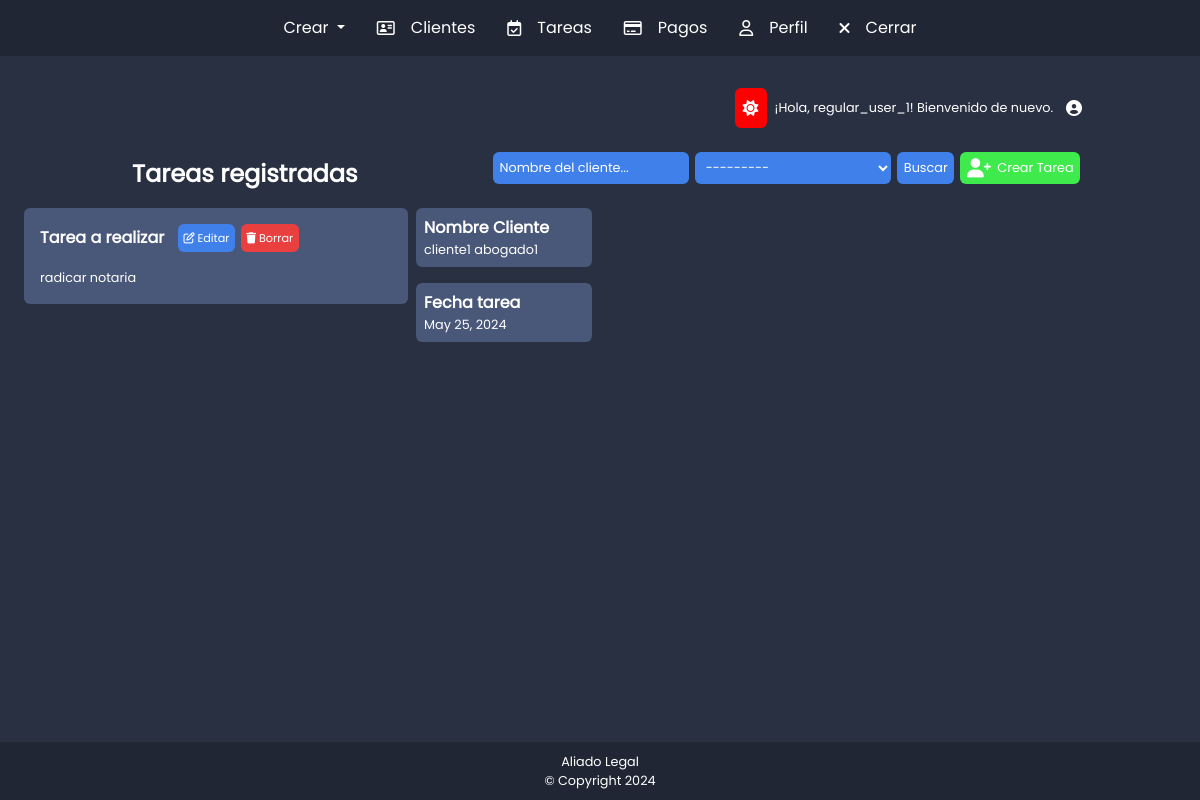
The page /schedule/ (signed in) on the database as committed earlier.
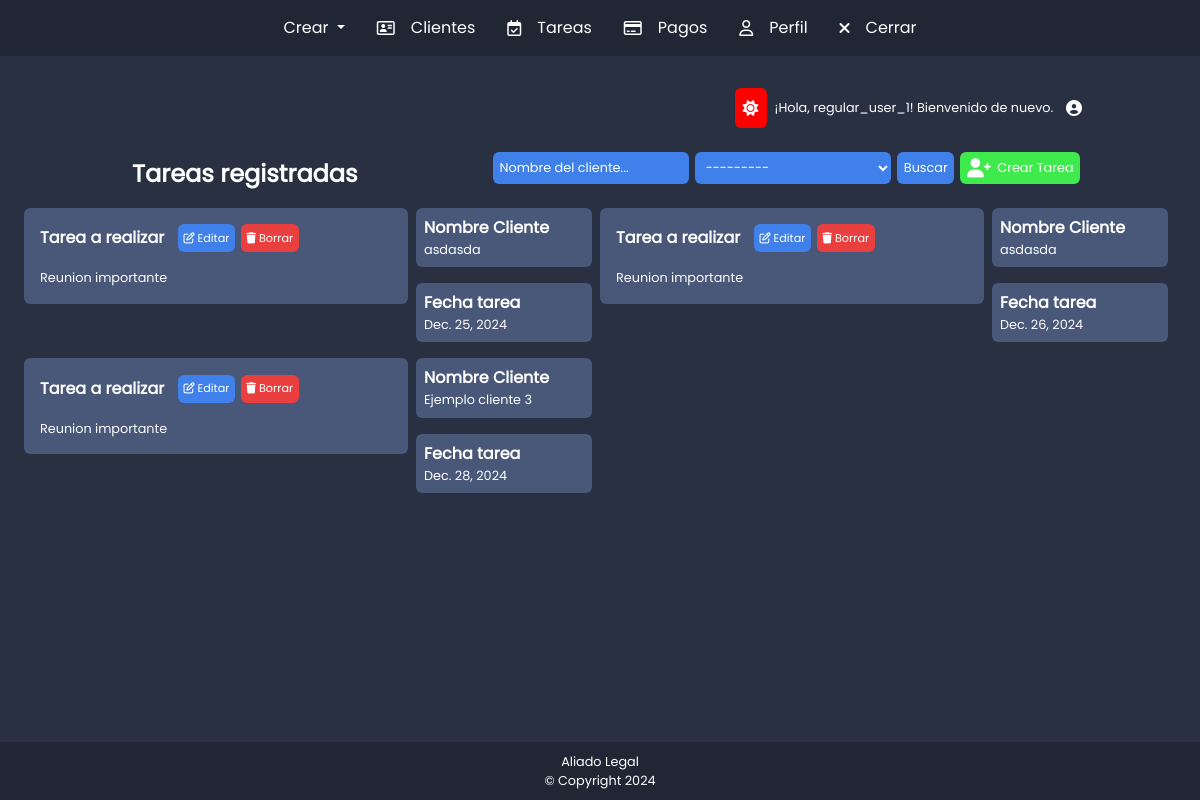
The same page on the database as committed later.
### schedule/models.py (models this page shows, shortened)
class Task(models.Model):
    cliente = models.ForeignKey(Cliente, on_delete=models.CASCADE, related_name='tasks')
    tarea = models.TextField()
    fecha_tarea = models.DateField()
    abogado = models.ForeignKey(User, on_delete=models.CASCADE, related_name='tasks')
    creada_en = models.DateTimeField(auto_now_add=True)
    class Meta:
        ordering = ['fecha_tarea']

### clients/models.py (models this page shows)
class Cliente(models.Model):
    nombres = models.CharField(max_length=255)
    telefono = models.CharField(max_length=15)
    abogado = models.ForeignKey(User, related_name='clientes', on_delete=models.CASCADE)
    def __str__(self):
        return self.nombres

### schedule/views.py (the view)
# urls.py: path('', views.task_list, name='task_list'),
@login_required
def task_list(request):
    if is_moderator(request.user):
        tasks = Task.objects.all()  # Moderadores pueden ver todas las tareas
    else:
        tasks = Task.objects.filter(abogado=request.user)  # Abogados solo ven sus tareas
    form = TaskSearchForm(request.GET, user=request.user)  # Pasamos el usuario al formulario
    if form.is_valid():
        abogado = form.cleaned_data.get('abogado')
        cliente_nombre = form.cleaned_data.get('cliente_nombre')
        fecha_inicio = form.cleaned_data.get('fecha_inicio')
        fecha_fin = form.cleaned_data.get('fecha_fin')
        if abogado:
            tasks = tasks.filter(abogado=abogado)
        if cliente_nombre:
            tasks = tasks.filter(cliente__nombres__icontains=cliente_nombre)
        if fecha_inicio:
            tasks = tasks.filter(fecha_tarea__gte=fecha_inicio)
        if fecha_fin:
            tasks = tasks.filter(fecha_tarea__lte=fecha_fin)
    return render(request, 'task_list.html', {'form': form, 'tasks': tasks})

### schedule/forms.py
class TaskSearchForm(forms.Form):
    abogado = forms.ModelChoiceField(
        queryset=User.objects.none(),
        required=False,
        widget=forms.Select(attrs={'class': 'inputsCrearNuevaTarea'})
    )
    cliente_nombre = forms.CharField(
        max_length=100,
        required=False,
        widget=forms.TextInput(attrs={'class': 'inputsCrearNuevaTarea', 'placeholder': 'Nombre del cliente...'})
    )
    def __init__(self, *args, **kwargs):
        self.user = kwargs.pop('user', None)
        super().__init__(*args, **kwargs)  # Llamar al constructor base de Form
        if self.user:
            if self.user.groups.filter(name='Moderador').exists():
                self.fields['abogado'].queryset = User.objects.filter(groups__name='Usuario Regular')
            elif self.user.groups.filter(name='Usuario Regular').exists():
                self.fields['abogado'].queryset = User.objects.filter(id=self.user.id)

### schedule/views.py (called while the page is built)
def is_moderator(user):
    return user.groups.filter(name="Moderador").exists()

### tariffing/context_processor.py (called while the page is built)
def is_moderator(request):
    if request.user.is_authenticated:
        return {'is_moderator': request.user.groups.filter(name='Moderador').exists()}
    return {'is_moderator': False}

### schedule/templates/task_list.html (shortened to what this page needs)
{% extends 'base.html' %}
{% load static %}
{% block content %}
<link rel="stylesheet" href="{% static 'task_list2.css' %}">
<div class="container-fluid divbody">
    <div class="row">
        <div class="col-1 pruebat1"></div>
        <div class="col-10">
            <div class="row">
                <div class="col-3 divTituloTabla">
                    <p class="tituloClientes">Tareas registradas</p>
                </div>
                <div class="col-9 pruebat2">
                    <form action="" class="formFiltrarNombreNumero">
                        {{ form.cliente_nombre }}
                        {{ form.abogado }}
                        <button type="submit" class="botonEnviarFormularioFiltrar">Buscar</button>
                    </form>
                    <a href="{% url 'schedule:task_create' %}">
                        <button class="botonCrearCliente">
                            <i class="fa-solid fa-user-plus"></i>
                            Crear Tarea
                        </button>
                    </a>
                </div>
            </div>
        </div>
        <div class="col-1 pruebat3"></div>
    </div>
</div>
<div class="container-fluid">
    <div class="row">
        {% for task in tasks %}
        <div class="col-4">
            <div class="box">
                <div class="divtituloTarea">
                    <p class="tituloTarea">Tarea a realizar</p>
                    <a href="{% url 'schedule:task_edit' task.id %}">
                        <button class="botonEditar" title="Editar Nota">
                            <i class="fa-regular fa-pen-to-square"></i>
                            Editar
                        </button>
                    </a>
                    <form action="{% url 'schedule:task_delete' task.id %}" method="post" style="display:inline;">
                        <button type="submit" class="botonEliminar" onclick="return confirm('¿Estás seguro de borrar esta tarea?');">
                            <i class="fa-solid fa-trash"></i>
                            Borrar
                        </button>
                    </form>
                </div>
                <div class="divtextoTarea">
                    <p class="textoTarea">{{ task.tarea }}</p>
                </div>
            </div>
        </div>
        <div class="col-md-2">
            <div class="box">
                <p class="tituloTarea">Nombre Cliente</p>
                <p class="textoTarea">{{ task.cliente }}</p>
            </div>
            <div class="box">
                <p class="tituloTarea">Fecha tarea</p>
                <p class="textoTarea">{{ task.fecha_tarea }}    </p>
            </div>
        </div>
        {% empty %}
        <tr>
            <td colspan="4">No se encontraron tareas.</td>
        </tr>
        {% endfor %}
    </div>
</div>
{% endblock %}

Rows that differ between the two databases and show on the page:
removed Task: tarea "radicar notaria", cliente "cliente1 abogado1", fecha_tarea "May 25, 2024"
added Task: tarea "Reunion importante", cliente "asdasda", fecha_tarea "Dec. 25, 2024"
added Task: tarea "Reunion importante", cliente "asdasda", fecha_tarea "Dec. 26, 2024"
added Task: tarea "Reunion importante", cliente "Ejemplo cliente 3", fecha_tarea "Dec. 28, 2024"
